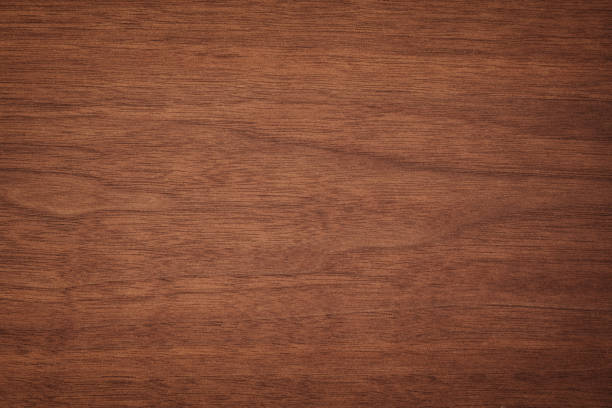
#> input picture textura_madera.jpg, 612 x 408 px; the run also reads 1 picture not shown here
$ python main.py
#> lines starting #> are read from the running program, lines starting #| are printed output that depends on the picture; pictures that were not available may be replaced by others from this repository, and a replacement may not be noted
import tkinter as tk
from PIL import ImageTk, Image

import cv2
import numpy as np

def obtener_histograma(imagen):
    imagen_gris = cv2.cvtColor(imagen, cv2.COLOR_BGR2GRAY)
    histograma = cv2.calcHist([imagen_gris], [0], None, [256], [0, 256])
    histograma_normalizado = cv2.normalize(histograma, histograma).flatten()
    return histograma_normalizado


def detectar_textura(imagen, histogramas_entrenamiento, etiquetas_entrenamiento):
    histograma_imagen = obtener_histograma(imagen)

    distancias = []
    for histograma_entrenamiento in histogramas_entrenamiento:
        distancia = np.linalg.norm(histograma_imagen - histograma_entrenamiento)
        distancias.append(distancia)

    indice_min = np.argmin(distancias)
    textura_detectada = etiquetas_entrenamiento[indice_min]

    return textura_detectada


# Preparar los datos de entrenamiento
ruta_imagenes = ['textura_madera.jpg', 'textura_marmol.jpg', 'textura_piedra.jpg', 'textura_nube.jpg', 'textura_pasto.jpg', 'textura_agua.jpg']
etiquetas_entrenamiento = ['madera', 'marmol', 'piedra', 'nube', 'pasto', 'agua']
histogramas_entrenamiento = []

for ruta_imagen in ruta_imagenes:
    imagen = cv2.imread(ruta_imagen)
#> imagen is the input picture: shape (408, 612, 3); mean B, G, R 52.5, 74.5, 128.2
    histograma = obtener_histograma(imagen)
#> in obtener_histograma, `imagen_gris = cv2.cvtColor(imagen, cv2.COLOR_BGR2GRAY)`:
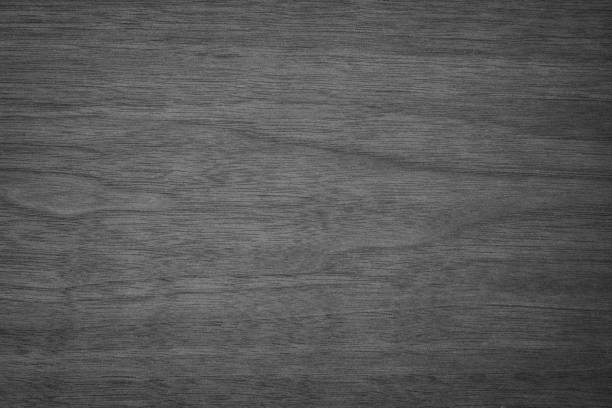
#> imagen_gris: shape (408, 612); min 31, max 140, mean 88.1
#> in obtener_histograma, `histograma = cv2.calcHist([imagen_gris], [0], None, [256], [0, 256])`: histograma = 256 values, max 5832 at index 91, min 0 at index 0, mean 975.4
#> in obtener_histograma, `histograma_normalizado = cv2.normalize(histograma, histograma).flatten()`: histograma_normalizado = 256 values, max 0.182 at index 91, min 0 at index 0, mean 0.0305
#> histograma has the same summary as histograma_normalizado in obtener_histograma
    histogramas_entrenamiento.append(histograma)
#> pass 2 of the loop `for ruta_imagen in ruta_imagenes:`:
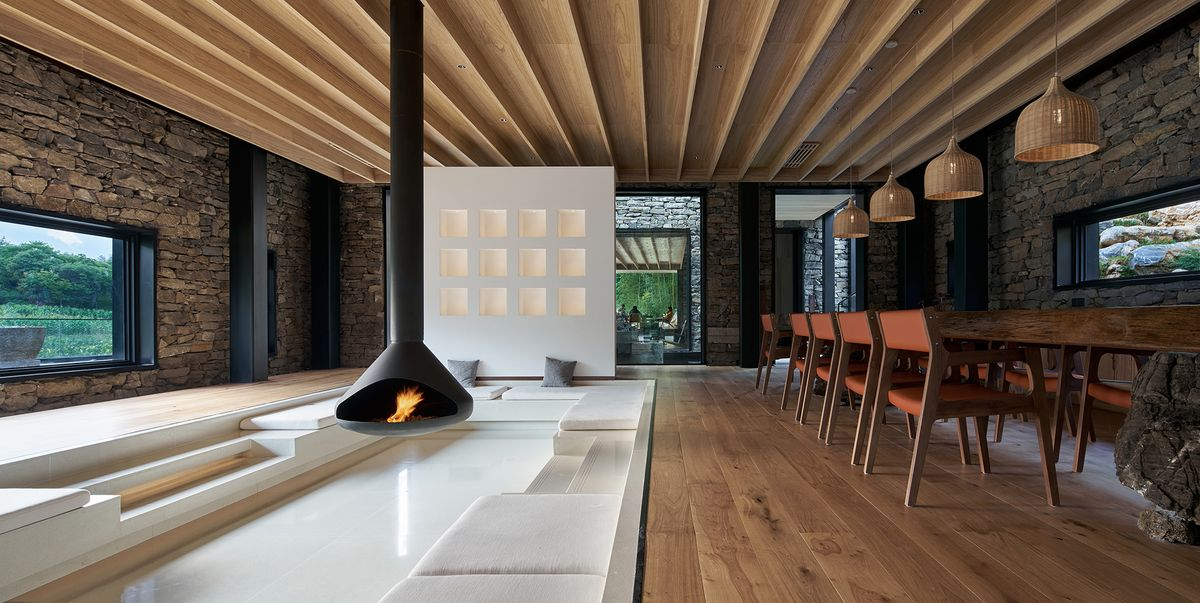
#> input picture imagen_prueba.jpg, 1200 x 603 px, given in place of textura_marmol.jpg, which was not available
#> imagen is the input picture: shape (603, 1200, 3); mean B, G, R 84.2, 96.6, 109.3
#> in obtener_histograma (call 2), `imagen_gris = cv2.cvtColor(imagen, cv2.COLOR_BGR2GRAY)`:
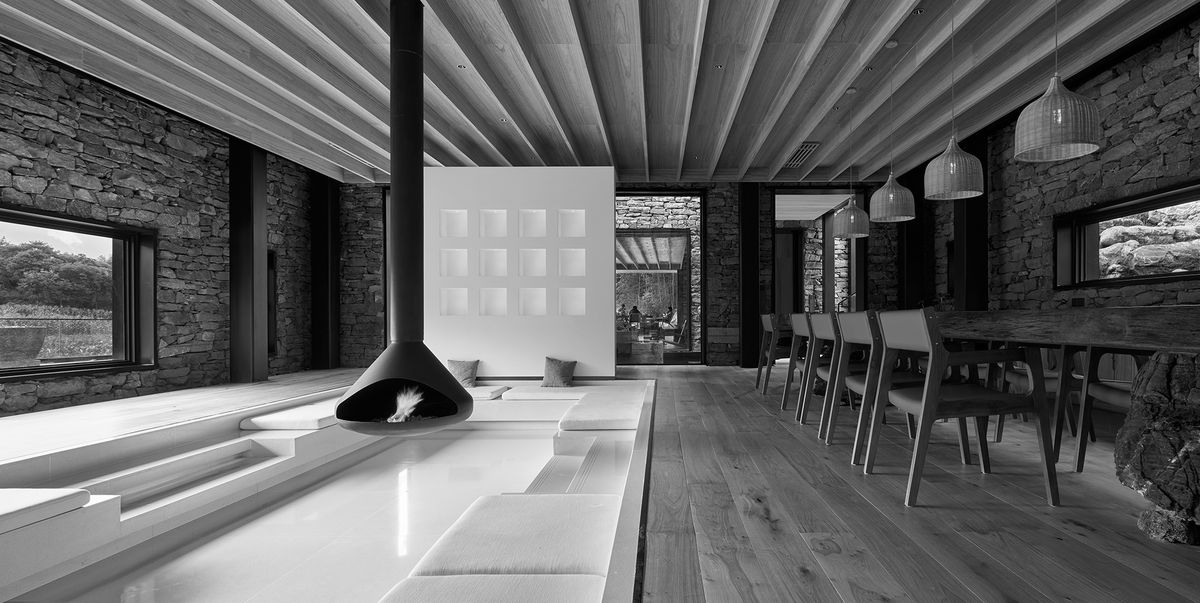
#> imagen_gris: shape (603, 1200); min 0, max 255, mean 99
#> in obtener_histograma (call 2), `histograma = cv2.calcHist([imagen_gris], [0], None, [256], [0, 256])`: histograma = 256 values, max 6963 at index 4, min 110 at index 255, mean 2826.6
#> histograma_normalizado = 256 values, max 0.136 at index 4, min 0.00215 at index 255, mean 0.0552
#> `histograma = obtener_histograma(imagen)`: histograma has the same summary as histograma_normalizado in obtener_histograma
#> pass 3 of the loop `for ruta_imagen in ruta_imagenes:`:
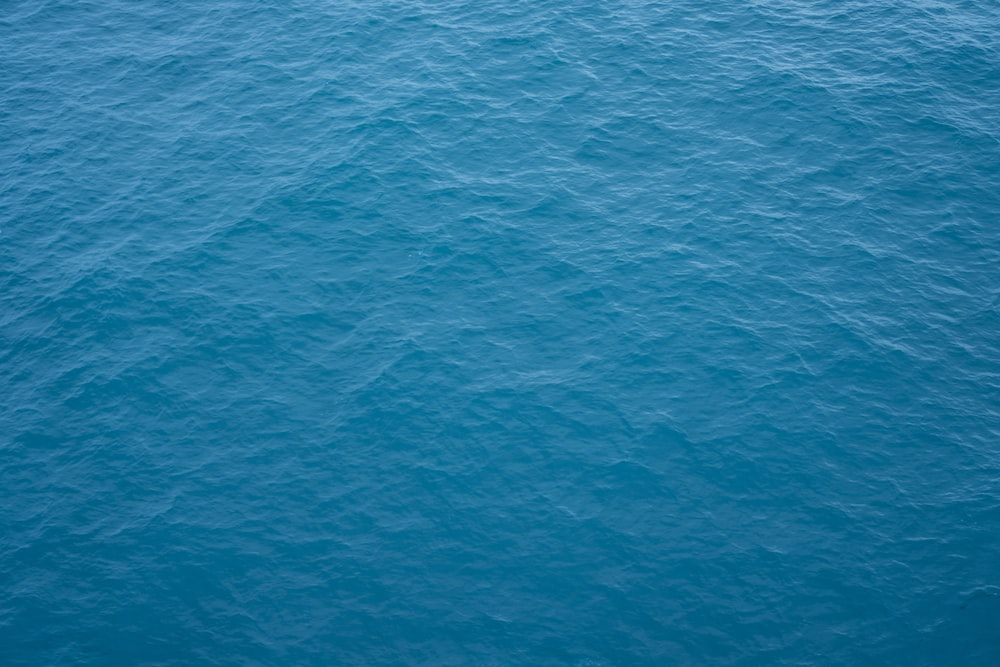
#> input picture textura_agua.jpg, 1000 x 667 px, given in place of textura_piedra.jpg, which was not available
#> imagen is the input picture: shape (667, 1000, 3); mean B, G, R 158.4, 119.1, 35.4
#> in obtener_histograma (call 3), `imagen_gris = cv2.cvtColor(imagen, cv2.COLOR_BGR2GRAY)`:
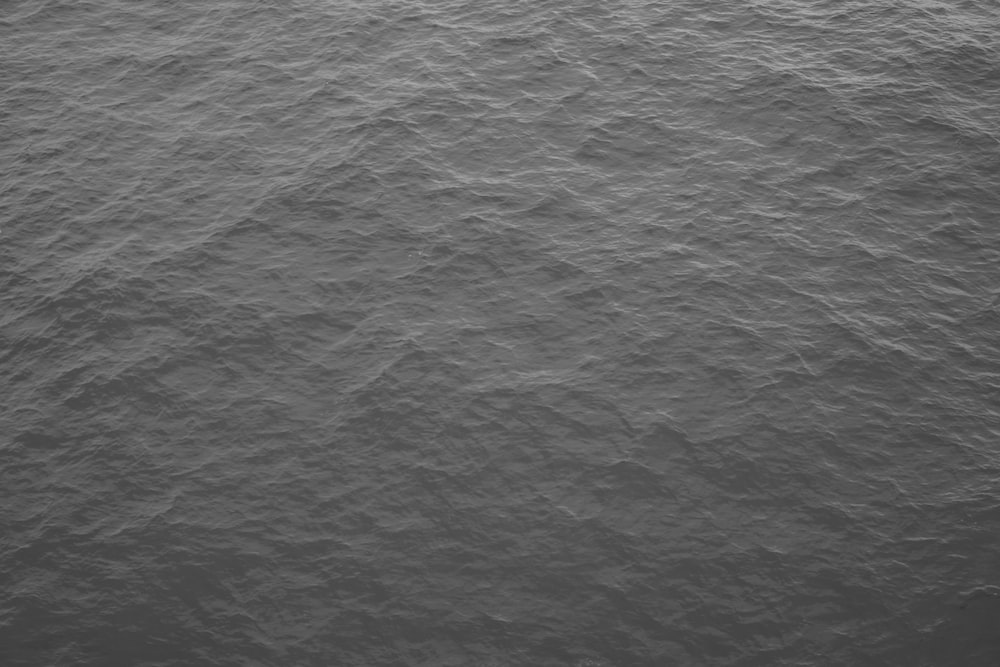
#> imagen_gris: shape (667, 1000); min 52, max 175, mean 98.6
#> in obtener_histograma (call 3), `histograma = cv2.calcHist([imagen_gris], [0], None, [256], [0, 256])`: histograma = 256 values, max 13543 at index 87, min 0 at index 0, mean 2605.5
#> histograma_normalizado = 256 values, max 0.165 at index 87, min 0 at index 0, mean 0.0318
#> `histograma = obtener_histograma(imagen)`: histograma has the same summary as histograma_normalizado in obtener_histograma
#> the loop made 6 passes; the first 3 are shown


# FunciÃ³n para manejar el evento de clic del ratÃ³n
def clic_raton(event):
    x = event.x
    y = event.y

    # Coordenadas de la regiÃ³n de interÃ©s (x, y)
    #x = 50
    #y = 100
    ancho = 10
    alto = 10

    # Recortar la regiÃ³n de interÃ©s de la imagen de prueba
    region_interes = imagen_prueba[y:y+alto, x:x+ancho]

    # Detectar la textura en la regiÃ³n de interÃ©s
    textura_detectada = detectar_textura(region_interes, histogramas_entrenamiento, etiquetas_entrenamiento)

    # Mostrar el resultado
    print(f'La textura detectada en la regiÃ³n de interÃ©s es: {textura_detectada}')

    etiqueta_coordenadas.config(text=f'Textura: {textura_detectada}')

# Crear la ventana principal
ventana = tk.Tk()
ventana.title("Interfaz grÃ¡fica")
ventana.geometry("1200x720")

# Cargar la imagen
#ruta_imagen = "/home/diegojoel301/tmp/texturas/imagen_prueba.jpg"
ruta_imagen = input("[+] Introduce el directorio de la imagen: ")
#> the answer given: .
#ruta_imagen = 'paisaje.jpg'  # Ruta de la imagen de prueba
imagen = Image.open(ruta_imagen)
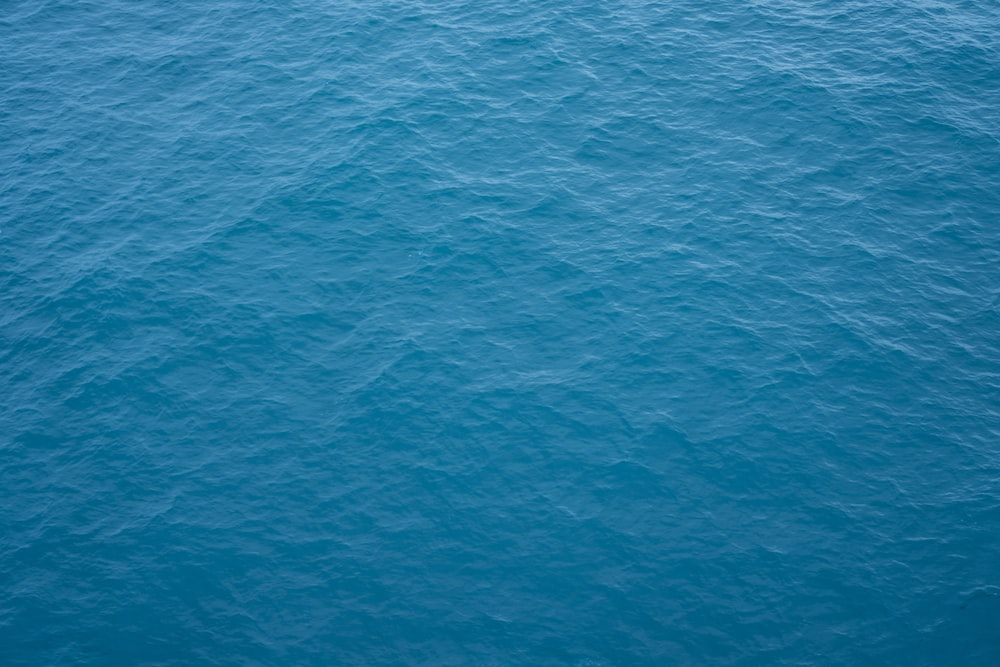
#> imagen: PIL image 1000x667 RGB; mean R, G, B 35.4, 119.1, 158.4

# Cargar la imagen de prueba

imagen_prueba = cv2.imread(ruta_imagen)


# Mostrar la imagen en un widget Canvas
canvas = tk.Canvas(ventana, width=imagen.width, height=imagen.height)
canvas.pack()
imagen_tk = ImageTk.PhotoImage(imagen)
canvas.create_image(0, 0, anchor="nw", image=imagen_tk)

# Crear una etiqueta para mostrar las coordenadas
etiqueta_coordenadas = tk.Label(ventana, text="Textura:")
etiqueta_coordenadas.pack()

# Asociar la funciÃ³n clic_raton al evento Button-1 (clic izquierdo del ratÃ³n) en el Canvas
canvas.bind("<Button-1>", clic_raton)

# Iniciar el bucle principal de la interfaz grÃ¡fica
ventana.mainloop()
